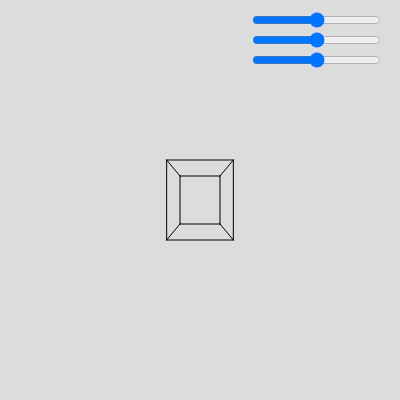
Frame 1 (no input)
Frame 60 (no input): identical to frame 1, image omitted
Frame 120 (the mouse pressed at the canvas centre since frame 60): identical to frame 1, image omitted

The p5.js sketch that drew this single still picture (run headless with seeded random() and noise() and a simulated clock; from frame 60 on, the mouse is pressed at the canvas centre):

// p5.js sketch
// ── sketch.js
prik1Pos = [10, 10, -200];
prik2Pos = [10, -10, -200];
prik3Pos = [-10, 10, -200];
prik4Pos = [-10, -10, -200];
prik5Pos = [10, 10, -250];
prik6Pos = [10, -10, -250];
prik7Pos = [-10, 10, -250];
prik8Pos = [-10, -10, -250];
camPos = [0, 0, 0];
screenZ = -100;
speed = 0.1;

let vektorMidt;

prik1Screen = [0, 0];
prik2Screen = [0, 0];

function setup() 
{
  createCanvas(400, 400);
  vektorMidt = [width / 2, height / 2];

  sliderX = createSlider(-180, 180, 0, 1);
  sliderX.position(250,10);

  sliderY = createSlider(-180, 180, 0, 1);
  sliderY.position(250,30);

  sliderZ = createSlider(-180, 180, 0, 1);
  sliderZ.position(250,50);
}

function draw() 
{
  background(220);
  makeBox(50, 60, -150, 100, 120, 100);
}

//Funktion der laver punkter
function makePoint(x, y, z)
{ 
  let coordinates = [];
  let pointScreenX = (x + sliderX.value()) * screenZ / (z + sliderZ.value());
  let pointScreenY = (y + sliderY.value()) * screenZ / (z + sliderZ.value());
  coordinates = [pointScreenX + vektorMidt[0], pointScreenY + vektorMidt[1]]

  return coordinates;
}

function makeBox(x, y, z, w, h, d)
{
  let upperLeftFront = [makePoint(x, y, z)[0], makePoint(x, y, z)[1]];
  let upperRightFront = [makePoint(x-w, y, z)[0], makePoint(x-w, y, z)[1]];
  let lowerLeftFront = [makePoint(x, y-h, z)[0], makePoint(x, y-h, z)[1]];
  let lowerRightFront = [makePoint(x-w, y-h, z)[0], makePoint(x-w, y-h, z)[1]];
  let upperLeftBack = [makePoint(x, y, z-d)[0], makePoint(x, y, z-d)[1]];
  let upperRightBack = [makePoint(x-w, y, z-d)[0], makePoint(x-w, y, z-d)[1]];
  let lowerLeftBack = [makePoint(x, y-h, z-d)[0], makePoint(x, y-h, z-d)[1]];
  let lowerRightBack = [makePoint(x-w, y-h, z-d)[0], makePoint(x-w, y-h, z-d)[1]];

  //Front face
  line(upperLeftFront[0], upperLeftFront[1], upperRightFront[0], upperRightFront[1]);
  line(upperLeftFront[0], upperLeftFront[1], lowerLeftFront[0], lowerLeftFront[1]);
  line(lowerLeftFront[0], lowerLeftFront[1], lowerRightFront[0], lowerRightFront[1]);
  line(upperRightFront[0], upperRightFront[1], lowerRightFront[0], lowerRightFront[1]);

  //Back face
  line(upperLeftBack[0], upperLeftBack[1], upperRightBack[0], upperRightBack[1]);
  line(upperLeftBack[0], upperLeftBack[1], lowerLeftBack[0], lowerLeftBack[1]);
  line(lowerLeftBack[0], lowerLeftBack[1], lowerRightBack[0], lowerRightBack[1]);
  line(upperRightBack[0], upperRightBack[1], lowerRightBack[0], lowerRightBack[1]);

  //Edges
  line(upperRightBack[0], upperRightBack[1], upperRightFront[0], upperRightFront[1]);
  line(upperLeftBack[0], upperLeftBack[1], upperLeftFront[0], upperLeftFront[1]);
  line(lowerRightBack[0], lowerRightBack[1], lowerRightFront[0], lowerRightFront[1]);
  line(lowerLeftBack[0], lowerLeftBack[1], lowerLeftFront[0], lowerLeftFront[1]);
}
